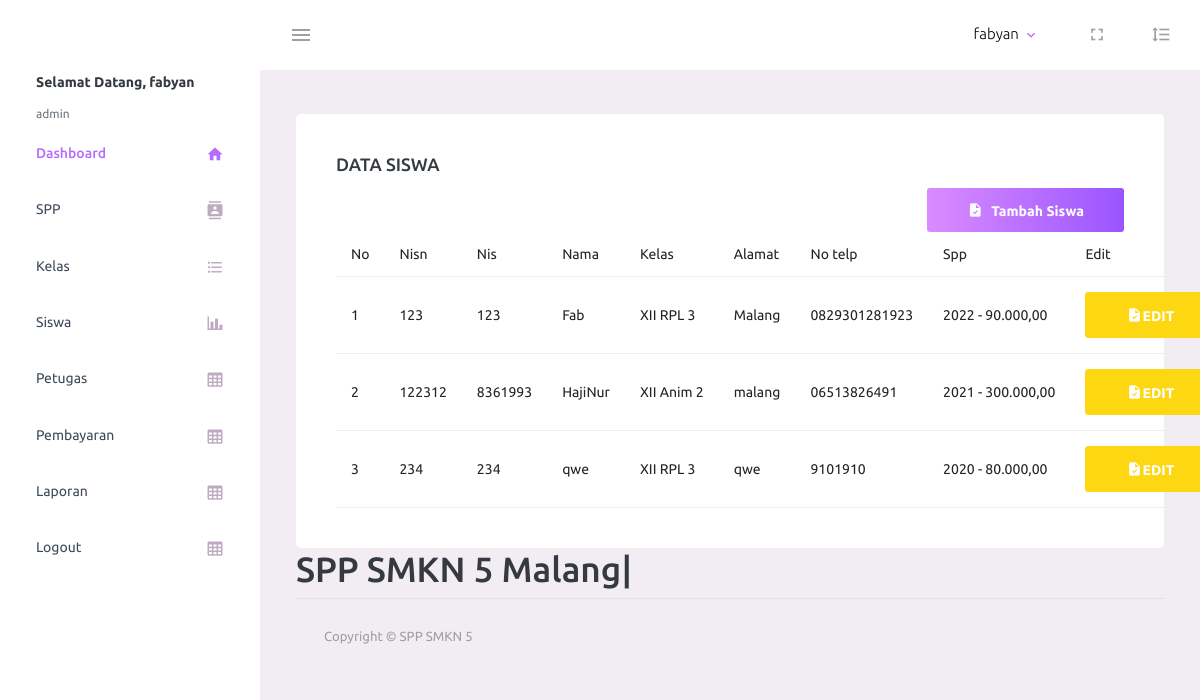
The app's page /admin/admin.php?url=siswa (signed in) with its own data.
### tables this page shows
CREATE TABLE `siswa` (
  `nisn` char(10) NOT NULL,
  `nis` char(8) NOT NULL,
  `nama` varchar(35) NOT NULL,
  `id_kelas` int(11) NOT NULL,
  `alamat` text NOT NULL,
  `no_telp` varchar(13) NOT NULL,
  `id_spp` int(11) NOT NULL
);

CREATE TABLE `kelas` (
  `id_kelas` int(11) NOT NULL,
  `nama_kelas` varchar(10) NOT NULL,
  `kompetensi_keahlian` varchar(50) NOT NULL
);

CREATE TABLE `spp` (
  `id_spp` int(11) NOT NULL,
  `tahun` int(11) NOT NULL,
  `nominal` int(11) NOT NULL
);

### admin/pages/siswa.php (the view, shortened to what this page needs)
<div class="col-lg-12">
    <div class="card">
        <div class="card-body">
            <h4 class="card-title">DATA SISWA</h4>
            <a href="?url=tambah-siswa" class="btn btn-gradient-primary btn-icon-text float-end">
                <i class="mdi mdi-file-check btn-icon-prepend"></i>Tambah Siswa</a>
            <table class="table table-hover">
                <thead>
                    <tr>
                        <td>No</td>
                        <td>Nisn</td>
                        <td>Nis</td>
                        <td>Nama</td>
                        <td>Kelas</td>
                        <td>Alamat</td>
                        <td>No telp</td>
                        <td>Spp</td>
                        <td>Edit</td>
                    </tr>
                </thead>
                <tbody>
                    <?php
                    include '../koneksi.php';
                    $no = 1;
                    $sql = "SELECT * FROM siswa,spp,kelas WHERE siswa.id_kelas=kelas.id_kelas AND siswa.id_spp=spp.id_spp ORDER by nama ASC";
                    $query = mysqli_query($koneksi, $sql);
                    foreach ($query as $data) { ?>
                        <tr>
                            <td><?= $no++; ?></td>
                            <td><?= $data['nisn'] ?></td>
                            <td><?= $data['nis'] ?></td>
                            <td><?= $data['nama'] ?></td>
                            <td><?= $data['nama_kelas'] ?></td>
                            <td><?= $data['alamat'] ?></td>
                            <td><?= $data['no_telp'] ?></td>
                            <td><?= $data['tahun'] ?> - <?= number_format($data['nominal'], 2, ',', '.'); ?></td>
                            <td>
                                <a href="?url=edit-siswa&nisn=<?= $data['nisn'] ?>" class="btn btn-warning"><i class="mdi mdi-file-check btn-icon-append"></i>EDIT</a>
                            </td>
                        </tr>
                    <?php } ?>
                </tbody>
            </table>
        </div>
    </div>
</div>

### records on screen
siswa: nisn "123", nis "123", nama "Fab", id_kelas.nama_kelas "XII RPL 3", alamat "Malang", no_telp "0829301281923", id_spp.tahun "2022", id_spp.nominal "90.000,00"
siswa: nisn "122312", nis "8361993", nama "HajiNur", id_kelas.nama_kelas "XII Anim 2", alamat "malang", no_telp "06513826491", id_spp.tahun "2021", id_spp.nominal "300.000,00"
siswa: nisn "234", nis "234", nama "qwe", id_kelas.nama_kelas "XII RPL 3", alamat "qwe", no_telp "9101910", id_spp.tahun "2020", id_spp.nominal "80.000,00"

### other values on screen
$_SESSION['nama_petugas'] "fabyan"
$_SESSION['level'] "admin"
